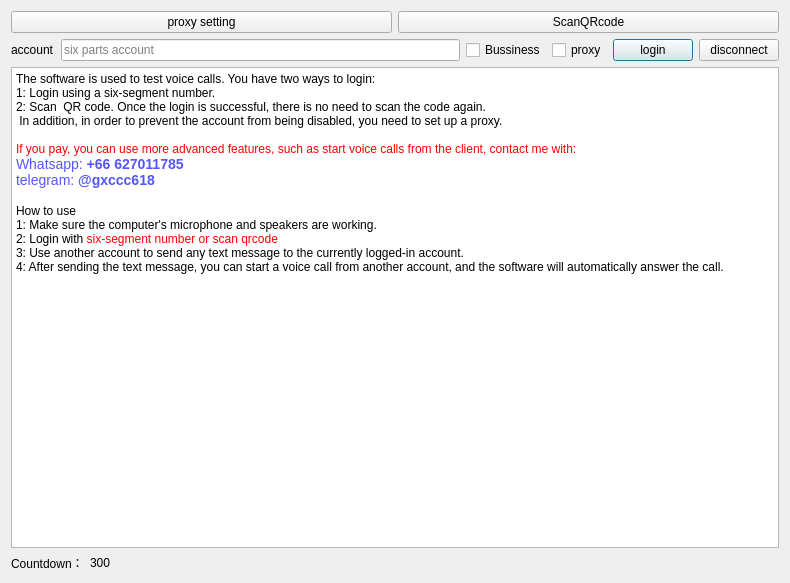
<?xml version="1.0" encoding="UTF-8"?>
<ui version="4.0">
 <class>Dialog</class>
 <widget class="QDialog" name="Dialog">
  <property name="geometry">
   <rect>
    <x>0</x>
    <y>0</y>
    <width>790</width>
    <height>583</height>
   </rect>
  </property>
  <property name="windowTitle">
   <string>Whatsapp(Trial version)</string>
  </property>
  <layout class="QVBoxLayout" name="verticalLayout">
   <item>
    <layout class="QHBoxLayout" name="horizontalLayout_3">
     <item>
      <widget class="QPushButton" name="proxy_btn">
       <property name="text">
        <string>proxy setting</string>
       </property>
       <property name="autoDefault">
        <bool>false</bool>
       </property>
      </widget>
     </item>
     <item>
      <widget class="QPushButton" name="scanqrcode">
       <property name="text">
        <string>ScanQRcode</string>
       </property>
      </widget>
     </item>
    </layout>
   </item>
   <item>
    <layout class="QHBoxLayout" name="horizontalLayout">
     <item>
      <widget class="QLabel" name="label">
       <property name="text">
        <string>account</string>
       </property>
      </widget>
     </item>
     <item>
      <widget class="QLineEdit" name="account">
       <property name="toolTip">
        <string/>
       </property>
       <property name="text">
        <string/>
       </property>
       <property name="placeholderText">
        <string>six parts account</string>
       </property>
      </widget>
     </item>
     <item>
      <widget class="QCheckBox" name="bussiness_checkbox">
       <property name="text">
        <string>Bussiness</string>
       </property>
      </widget>
     </item>
     <item>
      <widget class="QCheckBox" name="proxy_checkbox">
       <property name="text">
        <string>proxy</string>
       </property>
      </widget>
     </item>
     <item>
      <widget class="QPushButton" name="login_btn">
       <property name="text">
        <string>login</string>
       </property>
       <property name="default">
        <bool>true</bool>
       </property>
      </widget>
     </item>
     <item>
      <widget class="QPushButton" name="disconnect_btn">
       <property name="text">
        <string>disconnect</string>
       </property>
       <property name="autoDefault">
        <bool>false</bool>
       </property>
      </widget>
     </item>
    </layout>
   </item>
   <item>
    <widget class="QTextBrowser" name="output">
     <property name="html">
      <string>&lt;!DOCTYPE HTML PUBLIC &quot;-//W3C//DTD HTML 4.0//EN&quot; &quot;http://www.w3.org/TR/REC-html40/strict.dtd&quot;&gt;
&lt;html&gt;&lt;head&gt;&lt;meta name=&quot;qrichtext&quot; content=&quot;1&quot; /&gt;&lt;meta charset=&quot;utf-8&quot; /&gt;&lt;style type=&quot;text/css&quot;&gt;
p, li { white-space: pre-wrap; }
hr { height: 1px; border-width: 0; }
li.unchecked::marker { content: &quot;\2610&quot;; }
li.checked::marker { content: &quot;\2612&quot;; }
&lt;/style&gt;&lt;/head&gt;&lt;body style=&quot; font-family:'Microsoft YaHei UI'; font-size:9pt; font-weight:400; font-style:normal;&quot;&gt;
&lt;p style=&quot; margin-top:0px; margin-bottom:0px; margin-left:0px; margin-right:0px; -qt-block-indent:0; text-indent:0px;&quot;&gt;The software is used to test voice calls. You have two ways to login: &lt;/p&gt;
&lt;p style=&quot; margin-top:0px; margin-bottom:0px; margin-left:0px; margin-right:0px; -qt-block-indent:0; text-indent:0px;&quot;&gt;1: Login using a six-segment number. &lt;/p&gt;
&lt;p style=&quot; margin-top:0px; margin-bottom:0px; margin-left:0px; margin-right:0px; -qt-block-indent:0; text-indent:0px;&quot;&gt;2: Scan  QR code. Once the login is successful, there is no need to scan the code again.&lt;/p&gt;
&lt;p style=&quot; margin-top:0px; margin-bottom:0px; margin-left:0px; margin-right:0px; -qt-block-indent:0; text-indent:0px;&quot;&gt; In addition, in order to prevent the account from being disabled, you need to set up a proxy.&lt;/p&gt;
&lt;p style=&quot;-qt-paragraph-type:empty; margin-top:0px; margin-bottom:0px; margin-left:0px; margin-right:0px; -qt-block-indent:0; text-indent:0px;&quot;&gt;&lt;br /&gt;&lt;/p&gt;
&lt;p style=&quot; margin-top:0px; margin-bottom:0px; margin-left:0px; margin-right:0px; -qt-block-indent:0; text-indent:0px;&quot;&gt;&lt;span style=&quot; color:#ff0000;&quot;&gt;If you pay, you can use more advanced features, such as start voice calls from the client, contact me with:&lt;/span&gt;&lt;/p&gt;
&lt;p style=&quot; margin-top:0px; margin-bottom:0px; margin-left:0px; margin-right:0px; -qt-block-indent:0; text-indent:0px;&quot;&gt;&lt;span style=&quot; font-family:'-apple-system','BlinkMacSystemFont','Segoe WPC','Segoe UI','system-ui','Ubuntu','Droid Sans','sans-serif'; font-size:14px; color:#5555ff;&quot;&gt;Whatsapp: &lt;/span&gt;&lt;span style=&quot; font-family:'-apple-system','BlinkMacSystemFont','Segoe WPC','Segoe UI','system-ui','Ubuntu','Droid Sans','sans-serif'; font-size:14px; font-weight:700; color:#5555ff;&quot;&gt;+66 627011785&lt;/span&gt;&lt;/p&gt;
&lt;p style=&quot; margin-top:0px; margin-bottom:16px; margin-left:0px; margin-right:0px; -qt-block-indent:0; text-indent:0px;&quot;&gt;&lt;span style=&quot; font-family:'-apple-system','BlinkMacSystemFont','Segoe WPC','Segoe UI','system-ui','Ubuntu','Droid Sans','sans-serif'; font-size:14px; color:#5555ff;&quot;&gt;telegram: &lt;/span&gt;&lt;span style=&quot; font-family:'-apple-system','BlinkMacSystemFont','Segoe WPC','Segoe UI','system-ui','Ubuntu','Droid Sans','sans-serif'; font-size:14px; font-weight:700; color:#5555ff;&quot;&gt;@gxccc618&lt;/span&gt;&lt;/p&gt;
&lt;p style=&quot; margin-top:0px; margin-bottom:0px; margin-left:0px; margin-right:0px; -qt-block-indent:0; text-indent:0px;&quot;&gt;How to use&lt;/p&gt;
&lt;p style=&quot; margin-top:0px; margin-bottom:0px; margin-left:0px; margin-right:0px; -qt-block-indent:0; text-indent:0px;&quot;&gt;&lt;span style=&quot; color:#000000;&quot;&gt;1: Make sure the computer's microphone and speakers are working.&lt;/span&gt;&lt;/p&gt;
&lt;p style=&quot; margin-top:0px; margin-bottom:0px; margin-left:0px; margin-right:0px; -qt-block-indent:0; text-indent:0px;&quot;&gt;&lt;span style=&quot; color:#000000;&quot;&gt;2: Login with&lt;/span&gt;&lt;span style=&quot; color:#ff0000;&quot;&gt; six-segment number or scan qrcode&lt;/span&gt;&lt;/p&gt;
&lt;p style=&quot; margin-top:0px; margin-bottom:0px; margin-left:0px; margin-right:0px; -qt-block-indent:0; text-indent:0px;&quot;&gt;&lt;span style=&quot; color:#000000;&quot;&gt;3: Use another account to send any text message to the currently logged-in account.&lt;/span&gt;&lt;/p&gt;
&lt;p style=&quot; margin-top:0px; margin-bottom:0px; margin-left:0px; margin-right:0px; -qt-block-indent:0; text-indent:0px;&quot;&gt;&lt;span style=&quot; color:#000000;&quot;&gt;4: After sending the text message, you can start a voice call from another account, and the software will automatically answer the call.&lt;/span&gt;&lt;/p&gt;&lt;/body&gt;&lt;/html&gt;</string>
     </property>
    </widget>
   </item>
   <item>
    <layout class="QHBoxLayout" name="horizontalLayout_2" stretch="0,1">
     <item>
      <widget class="QLabel" name="label_3">
       <property name="text">
        <string>Countdown：</string>
       </property>
      </widget>
     </item>
     <item>
      <widget class="QLabel" name="count_down">
       <property name="text">
        <string>300</string>
       </property>
      </widget>
     </item>
    </layout>
   </item>
  </layout>
 </widget>
 <resources/>
 <connections/>
</ui>
